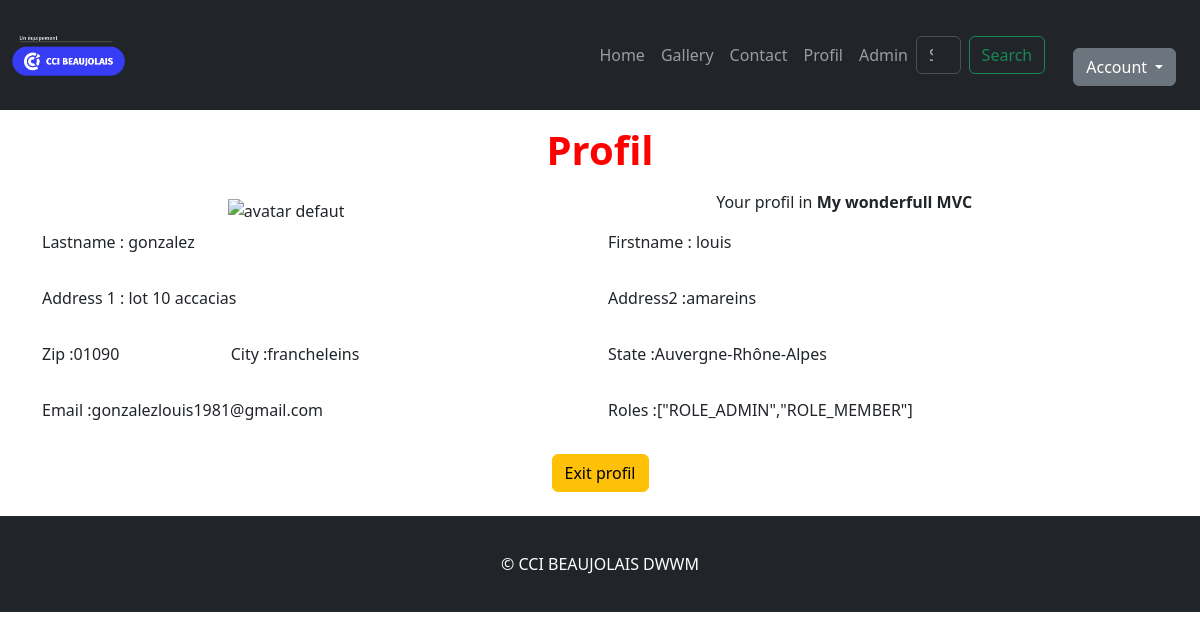
/?page=profil_user&id=14 (signed in), run on the app's committed database.
### tables this page shows
CREATE TABLE `contact` (
  `id` int(11) NOT NULL,
  `user_id` int(11) NOT NULL,
  `lastname` varchar(30) NOT NULL,
  `firstname` varchar(30) NOT NULL,
  `address1` varchar(255) NOT NULL,
  `address2` varchar(255) NOT NULL,
  `zip` varchar(30) NOT NULL,
  `city` varchar(30) NOT NULL,
  `state` varchar(30) NOT NULL,
  `message` varchar(255) NOT NULL,
  `create_at` datetime NOT NULL DEFAULT current_timestamp()
);

CREATE TABLE `user` (
  `id` int(11) NOT NULL,
  `email` varchar(255) NOT NULL,
  `avatar` varchar(255) NOT NULL DEFAULT 'C:\\xampp\\htdocs\\formation_php\\tp3\\assets\\uploads\\avatars\\avatardefault.png',
  `password` varchar(255) NOT NULL,
  `roles` varchar(255) NOT NULL DEFAULT '["ROLE_ADMIN", "ROLE_MEMBER"]',
  `register_at` datetime NOT NULL DEFAULT current_timestamp()
);

### controllers/controller_profil_user.php (called while the page is built, shortened)
<?php
$db = connectDB();
$id_to_show = (int)$_GET['id'];
if ($db){
    $sql = $db->query("SELECT * FROM user,contact WHERE user.id = $id_to_show and contact.user_id = $id_to_show");
    $sql->execute();
    $profil = ($sql->fetch(PDO::FETCH_ASSOC));
}
include "./views/base.phtml";
?>

### index.php (called while the page is built, shortened)
<?php
    require "./services/router.php";
    require "./controllers/controller_{$page}.php";
?>

### views/template_profil_user.phtml (the view)
<h1>Profil</h1>
<div class="titre-profil">
    <div>
        <img src="./assets/uploads/avatars/<?php echo $profil['avatar']?>" alt="avatar defaut"/>
    </div>
    <div>
        <p>Your profil in <span style ="font-weight: bold"><?= CONFIG_SITE_TITLE ?></span></p>
    </div>
</div>
<form class="row g-3" action="?page=register" method="POST" enctype="multipart/form-data">
    <div class=" col-md-6 ">
        <p>
            Lastname : <?= $profil['lastname'] ?>
        </p>
    </div>
    <div class="col-md-6">
        <p>
            Firstname : <?= $profil['firstname'] ?>
        </p>
    </div>
    <div class="col-md-6">
        <p>
            Address 1 : <?= $profil['address1'] ?>
        </p>
    </div>
    <div class="col-md-6">
        <p>
            Address2 :<?= $profil['address2'] ?>
        </p>
    </div>
    <div class="col-md-2">
        <p>
            Zip :<?= $profil['zip'] ?>
        </p>
    </div>
    <div class="col-md-4">
        <p>
            City :<?= $profil['city'] ?>
        </p>
    </div>
    <div class="col-md-3">
        <p>
            State :<?= $profil['state'] ?>
        </p>
    </div>
    <div class="col-md-6">
        <p>
            Email :<?= $profil['email'] ?>
        </p>
    </div>
    <div class="col-md-6">
        <p>
            Roles :<?= $profil['roles'] ?>
        </p>
    </div>
    <div class="col-12 mb-4 text-center">
        <a type="button" class="btn btn-warning" href="?page=admin_tab_user">Exit profil</a>
    </div>
</form>

### assets/css/main.css (style rules this page uses)
h1 { color:red; text-align: center; font-weight: bold; margin: 1rem; }
p { text-align: justify; }
.titre-profil { display: flex; justify-content: space-around; align-items: center; }

### data on the page
contact: lastname "gonzalez", firstname "louis", address1 "lot 10 accacias", address2 "amareins", zip "01090", city "francheleins", state "Auvergne-Rhône-Alpes", user.email "gonzalezlouis1981@gmail.com", user.roles "[\"ROLE_ADMIN\",\"ROLE_MEMBER\"]"

### other printed values
CONFIG_SITE_TITLE "My wonderfull MVC"
